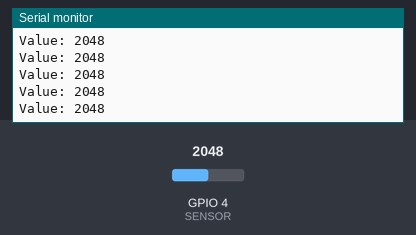
A sketch run on a simulated ESP32. Parts: the last lines printed to the serial monitor. The test bench sets the inputs (shaded band); at power-on: GPIO 4 (SENSOR) = 2048.

Above: at 1.2 s.
1.3 s: GPIO 4 (SENSOR) set to 2866
At 1.56 s:
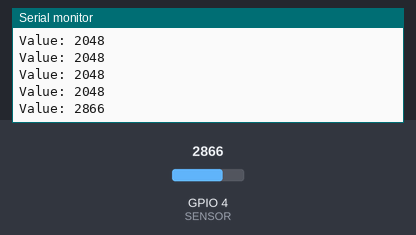
2.8 s: GPIO 4 (SENSOR) set to 3603
At 2.96 s:
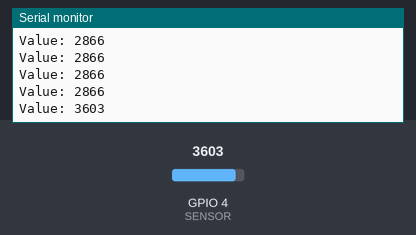
Timing chart, 0 to 5.8 s (numbered marks = the images above; inputs shaded):
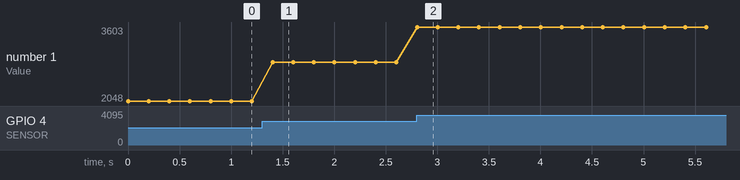

The sketch:

MQ_Sensor.ino
```cpp
#define SENSOR 4
int sensorValue = 0;  // variable to store the value coming from the sensor

void setup() {
  pinMode(2, OUTPUT);
  Serial.begin(115200);
  Serial.println("Sensor start");
}

void loop() {
  sensorValue = analogRead(SENSOR);
  Serial.print("Value: "); Serial.println(sensorValue);
  digitalWrite(2, LOW);
  delay(200);
  digitalWrite(2, HIGH);
}
```

Measured:
- after the input at 1.3 s, the serial monitor: prints a new line after 0.10 s (image 1)
- after the input at 2.8 s, the serial monitor: prints a new line at once (image 2)
- plotted number 1: 2048 → 2866 after the input at 1.3 s, 2866 → 3603 after the input at 2.8 s
